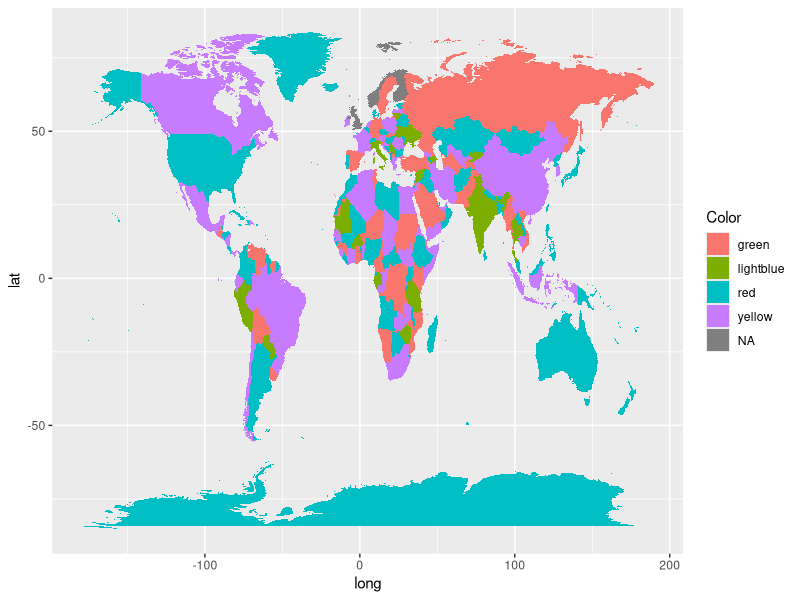

Write the R code that produced this figure.
## ---- chunk 1
knitr::opts_chunk$set(echo = TRUE)
## ---- chunk 2
library(sf)
library(tidyverse)
library(maps)
## ---- chunk 3
data(iso3166)   # saves iso3166 encoding of a2, a3, mapnames, regionnames
world_coordinates <- map_data("world")   # map data of world in point form
colors <- read_csv("colors.csv") %>%  # color data from my coloring program
  mutate(a2 = Name) %>% 
  inner_join(iso3166,by="a2") %>% 
  mutate(region=mapname)
world_map <- world_coordinates %>% 
  left_join(colors, by="region")

ggplot() +
  geom_map(data=world_map, map=world_map, aes(long,lat,map_id=region, fill=Color))
